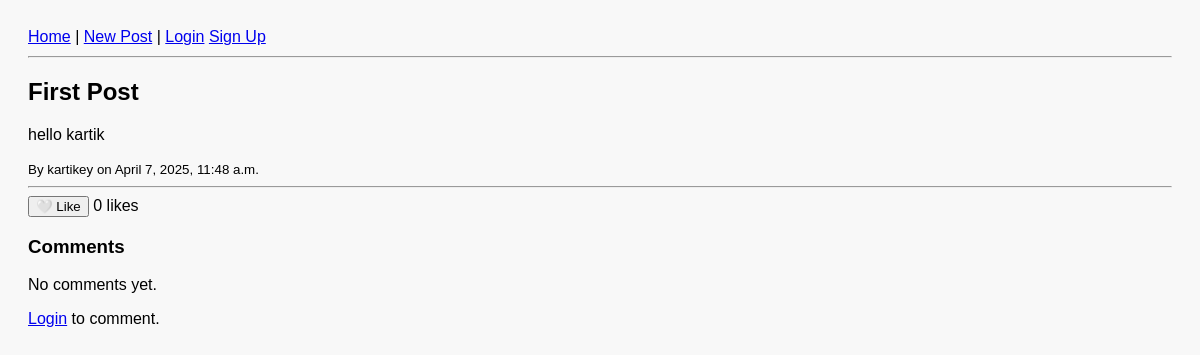
/post/1/, run on an earlier commit of the app's database.
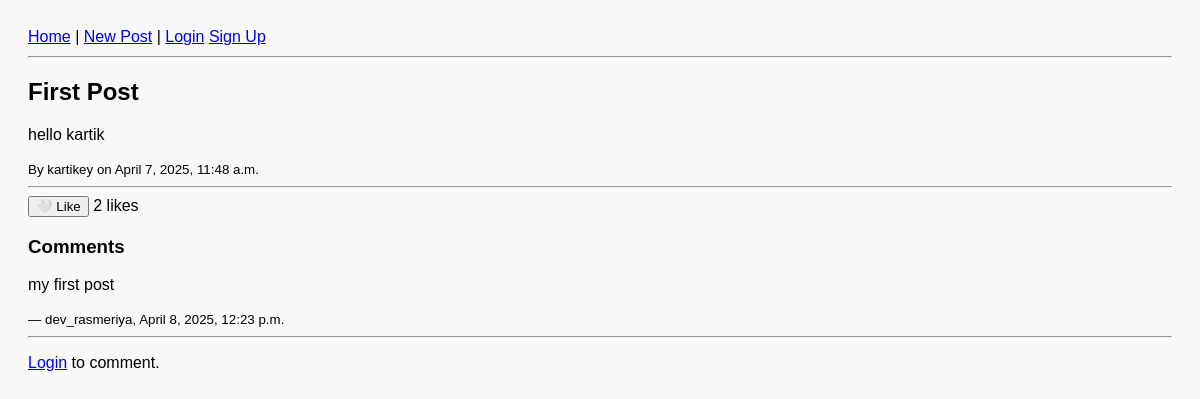
And on a later commit of the database.
### devapp/models.py (models this page shows, shortened)
class Post(models.Model):
    objects = None
    title = models.CharField(max_length=200)
    content = models.TextField()
    created_at = models.DateTimeField(auto_now_add=True)
    author = models.ForeignKey(User, on_delete=models.CASCADE)
    likes = models.ManyToManyField(User, related_name='liked_posts', blank=True)
    def total_likes(self):
        return self.likes.count()

class Comment(models.Model):
    post = models.ForeignKey('Post', on_delete=models.CASCADE, related_name='comments')
    author = models.ForeignKey(User, on_delete=models.CASCADE)
    content = models.TextField()
    created_at = models.DateTimeField(auto_now_add=True)

### devapp/views.py (the view)
# urls.py: path('post/<int:pk>/', post_detail_view, name='post_detail'),
def post_detail_view(request, pk):
    post = get_object_or_404(Post, pk=pk)
    comments = post.comments.all().order_by('-created_at')
    if request.method == 'POST':
        form = CommentForm(request.POST)
        if form.is_valid():
            comment = form.save(commit=False)
            comment.author = request.user
            comment.post = post
            comment.save()
            return redirect('post_detail', pk=post.pk)
    else:
        form = CommentForm()
    return render(request, 'devapp/post_detail.html', {
        'post': post,
        'comments': comments,
        'form': form
    })

### devapp/templates/devapp/post_detail.html (shortened to what this page needs)
{% extends 'base.html' %}
{% block content %}
  <h2>{{ post.title }}</h2>
  <p>{{ post.content }}</p>
  <small>By {{ post.author.username }} on {{ post.created_at }}</small>
  <hr>
  <form action="{% url 'like_post' post.pk %}" method="POST" style="display: inline;">
  {% if user in post.likes.all %}
    <button type="submit">❤️ Unlike</button>
  {% else %}
    <button type="submit">🤍 Like</button>
  {% endif %}
</form>
<span>{{ post.total_likes }} like{{ post.total_likes|pluralize }}</span>
  <h3>Comments</h3>
  {% for comment in comments %}
    <p>{{ comment.content }}</p>
    <small>— {{ comment.author.username }}, {{ comment.created_at }}</small>
    <hr>
  {% empty %}
    <p>No comments yet.</p>
  {% endfor %}
  {% if user.is_authenticated %}
    <h4>Add a comment</h4>
    <form method="POST">
      {% csrf_token %}
      {{ form.as_p }}
      <button type="submit">Post Comment</button>
    </form>
  {% else %}
    <p><a href="{% url 'login' %}">Login</a> to comment.</p>
  {% endif %}
{% endblock %}

### devapp/templates/base.html (shortened to what this page needs)
<!DOCTYPE html>
        {% load static %}
<html>
<head>
    <link rel="stylesheet" href="{% static 'styles.css' %}">
</head>
<body>
    <nav>
        <a href="{% url 'home' %}">Home</a> |
        <a href="{% url 'create_post' %}">New Post</a> |
        {% if user.is_authenticated %}
            <a href="{% url 'user_posts' user.username %}">My Profile</a>
            <form action="{% url 'logout' %}" method="post" style="display:inline;">
                {% csrf_token %}
                <button type="submit">Logout</button>
            </form>
        {% else %}
            <a href="{% url 'login' %}">Login</a>
            <a href="{% url 'signup' %}">Sign Up</a>
        {% endif %}
    </nav>
    <hr>
    {% block content %}{% endblock %}
</body>
</html>

### devapp/static/styles.css (style rules this page uses)
body { font-family: Arial, sans-serif; background-color: #f8f8f8; padding: 20px; }
nav { margin-bottom: 10px; }

What changed in the data, as far as the page shows it:
computed for Post "First Post": total_likes "0" → "2"
added Comment: content "my first post", author.username "dev_rasmeriya", created_at "April 8, 2025, 12:23 p.m."
Also different on the page:
text no longer shown: "No comments yet."
